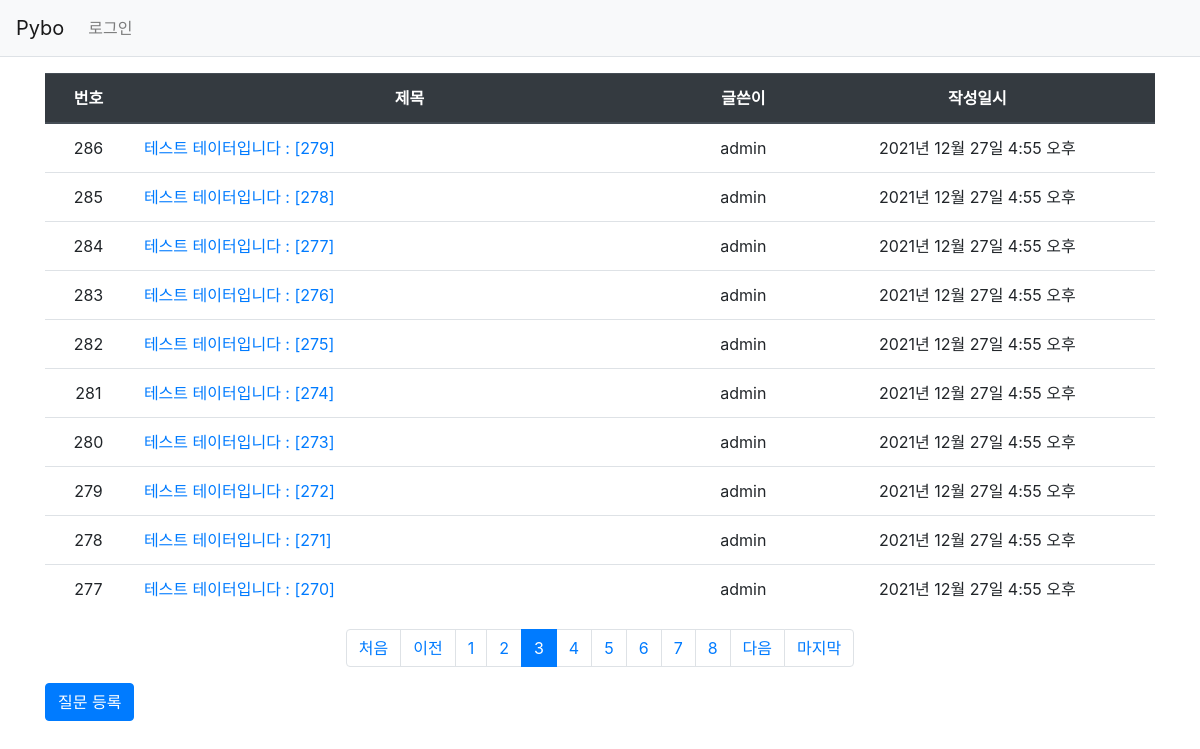
/?page=3, run on the app's committed database.
### pybo/models.py (models this page shows, shortened)
class Question(models.Model):
    subject = models.CharField(max_length=200) # 글자 수 제한하려면 charField
    content = models.TextField() # 글자수 제한 X
    create_date = models.DateTimeField() # 시간
    modify_date = models.DateTimeField(null=True, blank=True)  # blank = True 로 form.is_valid에서 오류 X
    author = models.ForeignKey(User, on_delete=models.CASCADE)

### pybo/views.py (the view)
# urls.py: path('',views.index,name='index'),
def index(request):
    page = request.GET.get('page',1)  # 페이지 / GET방식으로 page를 파라미터로 가져올 때 사용, 파라미터 없이 들어올 때 dafault값을 1로 줌.
    question_list = Question.objects.order_by('-create_date') # -로 역순
    paginator = Paginator(question_list,10)  # 한 페이지당 개수
    page_obj = paginator.get_page(page)
    context = {'question_list':page_obj}
    return render(request,'pybo/question_list.html',context)

### pybo/templatetags/pybo_filter.py (called while the page is built)
@register.filter
def sub(value,arg):
    return value - arg

### templates/pybo/question_list.html (shortened to what this page needs)
{% extends 'base.html' %}
{% load pybo_filter %}
{% block content %}
<div class="container my-3">
    <table class="table">
        <thead>
        <tr class="text-center thead-dark">
            <th>번호</th>
            <th style="width:50%">제목</th>
            <th>글쓴이</th>
            <th>작성일시</th>
        </tr>
        </thead>
        <tbody>
        {% if question_list %}
        {% for question in question_list %}
        <tr class="text-center">
            <td>{{ question_list.paginator.count|sub:question_list.start_index|sub:forloop.counter0|add:1 }}</td>
            <td class="text-left">
                <a href="{% url 'pybo:detail' question.id %}">
                    {{ question.subject }}
                </a>
            </td>
            <td>{{ question.author.username }}</td>
            <td>{{ question.create_date }}</td>
        </tr>
        {% endfor %}
        {% else %}
        <tr>
            <td colspan="3">질문이 없습니다.</td>
        </tr>
        {% endif %}
        </tbody>
    </table>
    <ul class="pagination justify-content-center">
        {% if question_list.has_previous %}
        <li class="page-item">
            <a class="page-link"
               href="?page=1">
                처음
            </a>
        </li>
        <li class="page-item">
            <a class="page-link"
               href="?page={{ question_list.previous_page_number }}">
                이전
            </a>
        </li>
        {% else %}
        <li class="page-item disabled">
            <a class="page-link" tabindex="-1" aria-disabled="true" href="#">
                이전
            </a>
        </li>
        {% endif %}
        {% for page_number in question_list.paginator.page_range %}
            {% if page_number >= question_list.number|add:-5 and page_number <= question_list.number|add:5 %}
                {% if page_number == question_list.number %}
                <li class="page-item active" aria-current="page">
                    <a class="page-link" href="?page={{ page_number }}">
                        {{ page_number }}
                    </a>
                </li>
                {% else %}
                <li class="page-item">
                    <a class="page-link" href="?page={{ page_number }}">
                        {{ page_number }}
                    </a>
                </li>
                {% endif %}
            {% endif %}
        {% endfor %}
        {% if question_list.has_next %}
        <li class="page-item">
            <a class="page-link"
               href="?page={{ question_list.next_page_number }}">
                다음
            </a>
        </li>
        <li class="page-item">
            <a class="page-link"
               href="?page={{ question_list.paginator.num_pages }}">
                마지막
            </a>
        </li>
        {% else %}
        <li class="page0item disabled">
            <a class="page-link" tabindex="-1" aria-disabled="true" href="#">
                다음
            </a>
        </li>
        {% endif %}
    </ul>
    <a href="{% url 'pybo:question_create' %}" class="btn btn-primary">
            질문 등록
        </a>
</div>
{% endblock %}

### data on the page
Question: paginator.count|sub "286", subject "테스트 테이터입니다 : [279]", author.username "admin", create_date "2021년 12월 27일 4:55 오후"
Question: paginator.count|sub "285", subject "테스트 테이터입니다 : [278]", author.username "admin", create_date "2021년 12월 27일 4:55 오후"
Question: paginator.count|sub "284", subject "테스트 테이터입니다 : [277]", author.username "admin", create_date "2021년 12월 27일 4:55 오후"
Question: paginator.count|sub "283", subject "테스트 테이터입니다 : [276]", author.username "admin", create_date "2021년 12월 27일 4:55 오후"
Question: paginator.count|sub "282", subject "테스트 테이터입니다 : [275]", author.username "admin", create_date "2021년 12월 27일 4:55 오후"
Question: paginator.count|sub "281", subject "테스트 테이터입니다 : [274]", author.username "admin", create_date "2021년 12월 27일 4:55 오후"
Question: paginator.count|sub "280", subject "테스트 테이터입니다 : [273]", author.username "admin", create_date "2021년 12월 27일 4:55 오후"
Question: paginator.count|sub "279", subject "테스트 테이터입니다 : [272]", author.username "admin", create_date "2021년 12월 27일 4:55 오후"
Question: paginator.count|sub "278", subject "테스트 테이터입니다 : [271]", author.username "admin", create_date "2021년 12월 27일 4:55 오후"
Question: paginator.count|sub "277", subject "테스트 테이터입니다 : [270]", author.username "admin", create_date "2021년 12월 27일 4:55 오후"

### other printed values
{{ page_number }} "1" "2" "4" "5" "6" "7" "8"
{{ page_number }} "3"
